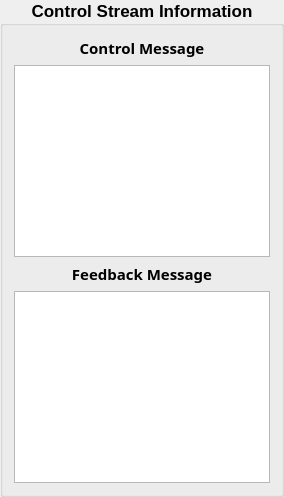
       <widget class="QGroupBox" name="box_interact">
        <property name="font">
         <font>
          <family>Segoe UI</family>
          <pointsize>13</pointsize>
          <bold>true</bold>
         </font>
        </property>
        <property name="title">
         <string>Control Stream Information</string>
        </property>
        <property name="alignment">
         <set>Qt::AlignmentFlag::AlignHCenter|Qt::AlignmentFlag::AlignTop</set>
        </property>
        <layout class="QVBoxLayout" name="verticalLayout_3">
         <item>
          <layout class="QVBoxLayout" name="verticalLayout_2">
           <item>
            <widget class="QLabel" name="label_9">
             <property name="font">
              <font>
               <family>Segoe UI Variable</family>
               <pointsize>11</pointsize>
               <italic>false</italic>
               <fontweight>Medium</fontweight>
              </font>
             </property>
             <property name="text">
              <string>Control Message</string>
             </property>
             <property name="alignment">
              <set>Qt::AlignmentFlag::AlignCenter</set>
             </property>
            </widget>
           </item>
           <item>
            <widget class="QPlainTextEdit" name="txt_control_log">
             <property name="font">
              <font>
               <family>Consolas</family>
               <pointsize>9</pointsize>
              </font>
             </property>
             <property name="readOnly">
              <bool>true</bool>
             </property>
            </widget>
           </item>
          </layout>
         </item>
         <item>
          <layout class="QVBoxLayout" name="verticalLayout">
           <item>
            <widget class="QLabel" name="label_10">
             <property name="font">
              <font>
               <family>Segoe UI Variable</family>
               <pointsize>11</pointsize>
               <fontweight>Medium</fontweight>
              </font>
             </property>
             <property name="text">
              <string>Feedback Message</string>
             </property>
             <property name="alignment">
              <set>Qt::AlignmentFlag::AlignCenter</set>
             </property>
            </widget>
           </item>
           <item>
            <widget class="QPlainTextEdit" name="txt_feedback_log">
             <property name="font">
              <font>
               <family>Consolas</family>
               <pointsize>9</pointsize>
              </font>
             </property>
             <property name="readOnly">
              <bool>true</bool>
             </property>
            </widget>
           </item>
          </layout>
         </item>
        </layout>
       </widget>
